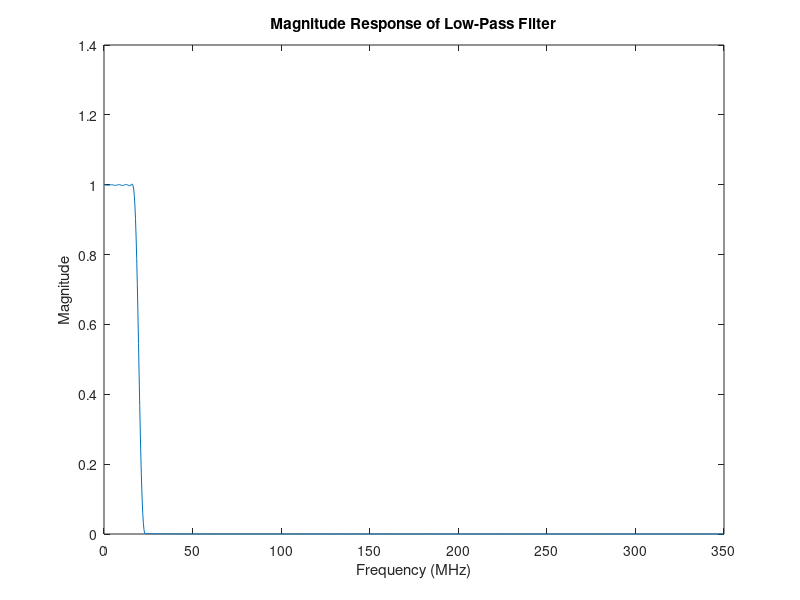
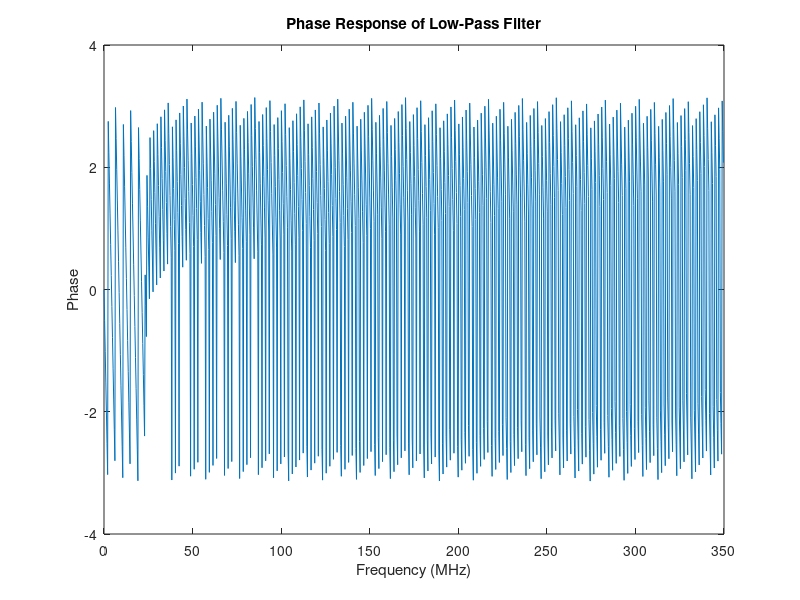

Reproduce these figures in MATLAB, in order.
clc;
close all;
clear all;

% Parameters
DataRate = 20e6;     % Data Rate (Hz)
SampleRate = 700e6;  % Sample Rate (Hz)
Platform = 'VC707';  % Platform

% Calculate normalized frequencies
Wp_norm = 2 * DataRate / SampleRate;

% Filter order calculation
Ap = 0.05;       % Passband Ripple (dB)
Aa = 40;         % Stopband Attenuation (dB)

delta_p = (10^(Ap/20) - 1) / (10^(Ap/20) + 1);
delta_a = 10^(-Aa/20);
A = -20*log10(min(delta_p, delta_a));

if A <= 21
    alpha = 0;
elseif A > 21 && A <= 50
    alpha = 0.5842*(A-21)^0.4 + 0.07886*(A-21);
else
    alpha = 0.1102*(A-8.7);
end

N = ceil((A-8) / (2.285 * Wp_norm));
if mod(N, 2) == 0
    N = N + 1;    % Ensure odd filter order
end

% Filter design
h = fir1(N, Wp_norm, 'low', kaiser(N+1, alpha));

% Display coefficient values
disp("Filter Coefficients:");
disp(h);

% Frequency response
[H, freq] = freqz(h, 1, 1024, SampleRate);

% Plot magnitude response
figure;
plot(freq / 1e6, abs(H));
xlabel('Frequency (MHz)');
ylabel('Magnitude');
title('Magnitude Response of Low-Pass Filter');

% Plot phase response
figure;
plot(freq / 1e6, angle(H));
xlabel('Frequency (MHz)');
ylabel('Phase');
title('Phase Response of Low-Pass Filter');

range = max(h) - min(h);

interval_size = range/128;

partition = [min(h)+interval_size:interval_size:max(h)];

codebook = [0:128];

quants = quantiz(h, partition, codebook)

save ("coefficient_values.mat", "quants")